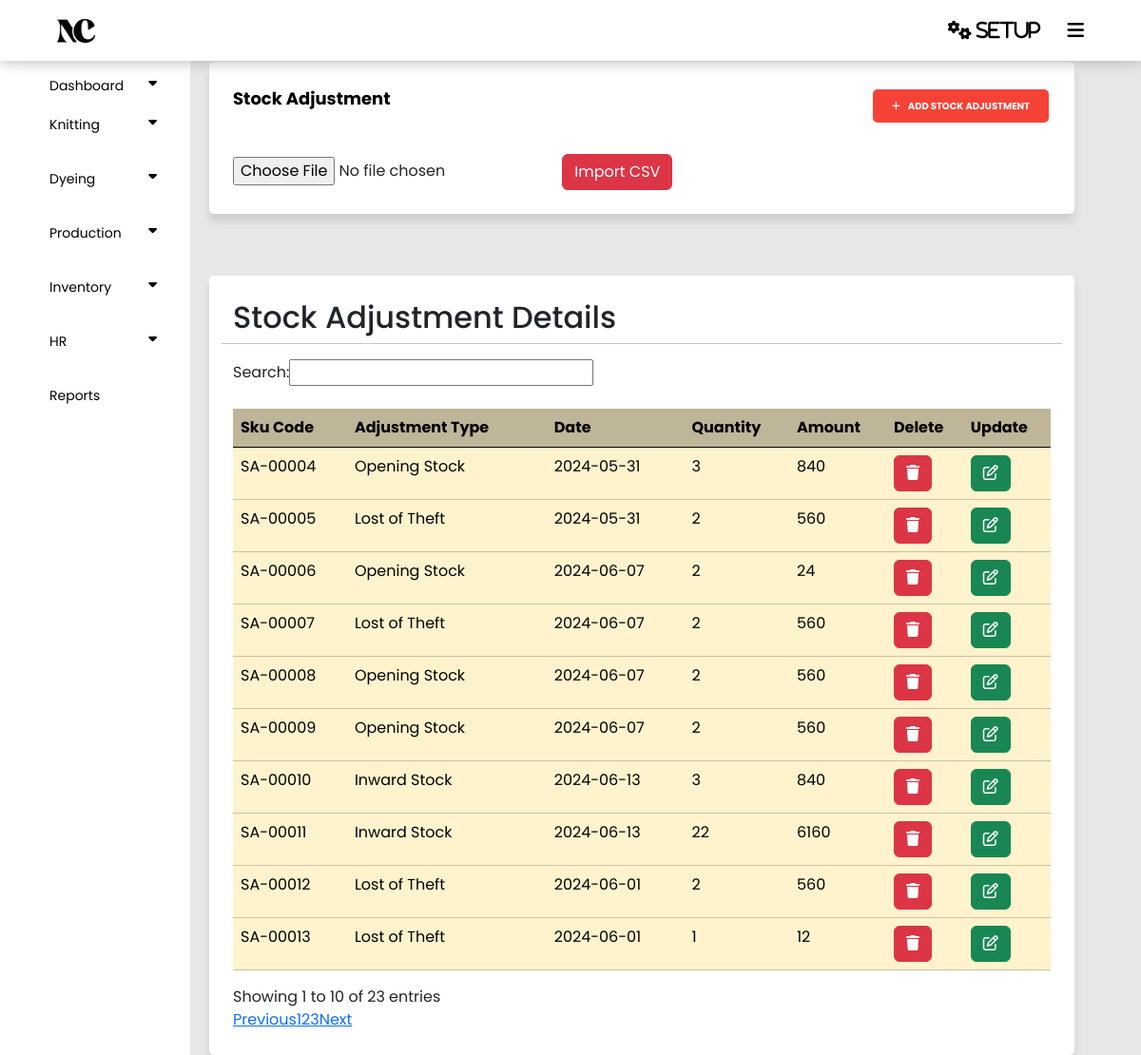
/panel/stock.php, run on the app's committed database.
### tables this page shows
CREATE TABLE `stock` (
  `Id` int(11) NOT NULL,
  `P_id` int(11) NOT NULL,
  `SCode` varchar(255) NOT NULL,
  `Type` varchar(255) NOT NULL,
  `Date` date NOT NULL,
  `Reference` varchar(111) NOT NULL,
  `Cost` int(11) NOT NULL,
  `Quantity` int(11) NOT NULL,
  `Amount` int(255) NOT NULL,
  `Status` int(11) NOT NULL DEFAULT 1
);

### panel/stock.php (the view, shortened to what this page needs)
<?php
require('config.php');
require('index.php');
$fetch = "SELECT * FROM `stock` WHERE status = 1";
$query = mysqli_query($connect , $fetch);
?>
<!DOCTYPE html>
<html lang="en">
<head>
    <link href="https://cdn.jsdelivr.net/npm/bootstrap@5.3.3/dist/css/bootstrap.min.css" rel="stylesheet">
    <link rel="stylesheet" type="text/css" href="style.css">
</head>
<body>
<section class="container">
    <div>
        <header>Stock Adjustment</header>
        <button type="button" onclick="location.href='stock_form.php'" class="add_knittingcard_button" style="float: right;"><i class="fa fa-plus" aria-hidden="true"></i>Add Stock Adjustment</button>
    </div>
<br>
<br>
<br>
    <div>
    <div>
    <form action="import.php" method="post" enctype="multipart/form-data">
        <input type="file" name="file" id="file" accept=".csv">
        <button type="submit" class="btn btn-danger">Import CSV</button>
    </form>
</div>
    </div>
</section>
<section class="container">
                <div class="row justify-content-right">
                    <h2>Stock Adjustment Details</h2>
                <hr>
            <table class="table table-warning mt-4" id="example">
                <thead class="bg-warning p-2 text-dark bg-opacity-10" style="opacity: 75%;">
                    <tr>
                    <th scope="col">Sku Code</th>
                    <th scope="col">Adjustment Type</th>
                    <th scope="col">Date</th>
                    <th scope="col">Quantity</th>
                    <th scope="col">Amount</th>
                    <th scope="col">Delete</th>
                    <th scope="col">Update</th>
                    </tr>
                </thead>
                <tbody>
                <?php while ($row = mysqli_fetch_assoc($query)) {
                     ?>
                    <tr>
                    <td><?php echo $row ['SCode']?></td>
                    <td><?php echo $row ['Type']?></td>
                    <td><?php echo $row ['Date']?></td>
                    <td><?php echo $row ['Quantity']?></td>
                    <td><?php echo $row ['Amount']?></td>
                    <td ><a href="s_delete.php?Id=<?php echo $row ['Id'];?>" class="btn btn-danger"><i class="fa-solid fa-trash"></i></a></td>
                    <td ><a href="s_update.php?Id=<?php echo $row ['Id'];?>" class="btn btn-success"><i class="fa-regular fa-pen-to-square"></i></a></td>
                </tr>
                <?php
                    }
                ?>
                </tbody>
            </table>
        </section>
</body>
</html>

### panel/style.css (style rules this page uses)
* { padding: 0; margin: 0; }
body { background-color: #e7e7e7; font-family: "Poppins", sans-serif; }
#example { background: #000; color: #f44336; }
.container { position: relative; float: left; width: calc(100% - 290px); margin-left: 220px; margin-top: 65px; background-color: white; padding: 25px; border-radius: 5px; box-shadow: 0px 8px 8px 0px rgba(0,0,0,0.1); }
.container header { font-size: 18px; color: black; font-weight: bold; text-align: left; float: left; }
.add_knittingcard_button { border: 0; border-radius: 5px; color: white; background-color: #f44336; padding: 10px 20px; text-align: center; text-decoration: none; text-transform: uppercase; display: inline-block; font-size: 10px; font-weight: bold; margin: 4px 2px; cursor: pointer; }
.fa-plus { padding-right: 8px; }

### data on the page
stock: SCode "SA-00004", Type "Opening Stock", Date "2024-05-31", Quantity "3", Amount "840"
stock: SCode "SA-00005", Type "Lost of Theft", Date "2024-05-31", Quantity "2", Amount "560"
stock: SCode "SA-00006", Type "Opening Stock", Date "2024-06-07", Quantity "2", Amount "24"
stock: SCode "SA-00007", Type "Lost of Theft", Date "2024-06-07", Quantity "2", Amount "560"
stock: SCode "SA-00008", Type "Opening Stock", Date "2024-06-07", Quantity "2", Amount "560"
stock: SCode "SA-00009", Type "Opening Stock", Date "2024-06-07", Quantity "2", Amount "560"
stock: SCode "SA-00010", Type "Inward Stock", Date "2024-06-13", Quantity "3", Amount "840"
stock: SCode "SA-00011", Type "Inward Stock", Date "2024-06-13", Quantity "22", Amount "6160"
stock: SCode "SA-00012", Type "Lost of Theft", Date "2024-06-01", Quantity "2", Amount "560"
stock: SCode "SA-00013", Type "Lost of Theft", Date "2024-06-01", Quantity "1", Amount "12"
